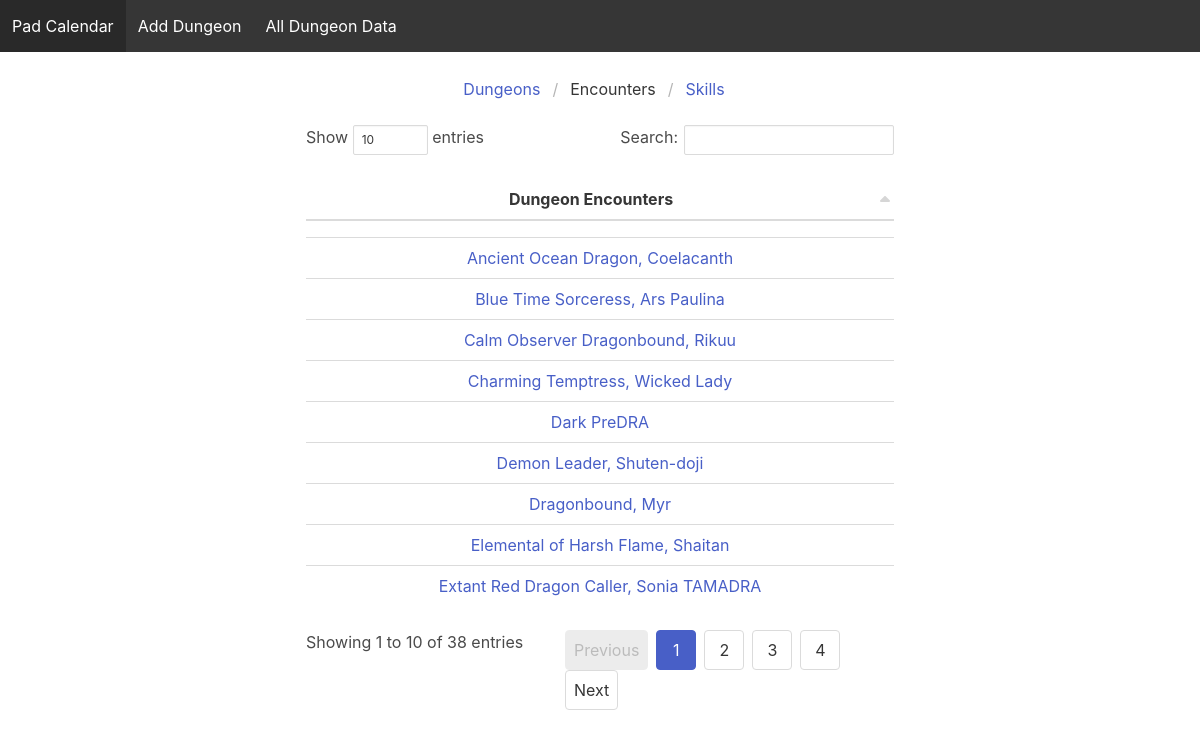
The app's page /all/encounters with its own data.
### dungeon/models.py (models this page shows, shortened)
class Monster(models.Model):
    name = models.CharField(default="", max_length=50)
    hp = models.CharField(default="", max_length=20)
    defense = models.CharField(default="", max_length=20)
    atk = models.CharField(default="", max_length=20)
    jpnTitle = models.CharField(default="", max_length=50)
    altTitle = models.CharField(default="", max_length=50)
    altTitle2 = models.CharField(default="", max_length=50)
    dungeonID = models.IntegerField(default=0)
    skills = models.ManyToManyField(Skill)

### dungeon/views.py (the view)
# urls.py: path('all/encounters', dv.allEncounters),
def allEncounters(request):
    monsters = Monster.objects.order_by('name').all()
    template = 'allEncounters.html'
    context = {'monsters': monsters}
    return render(request, template, context)

### templates/allEncounters.html (shortened to what this page needs)
{% extends 'home.html' %}
{% block content %}
    <nav class="breadcrumb is-centered" aria-label="breadcrumbs" style="margin-top: 25px;">
        <ul>
            <li><a href="/all/dungeons">Dungeons</a></li>
            <li class="is-active"><a href="/all/encounters">Encounters</a></li>
            <li><a href="/all/skills">Skills</a></li>
        </ul>
    </nav>
    <div class="columns is-centered">
        <div class="column is-half">
            <table class="table is-fullwidth" id="myTable">
                <thead>
                <tr>
                    <th class="has-text-centered">Dungeon Encounters</th>
                </tr>
                </thead>
                <tbody>
                {% for monster in monsters %}
                    <tr>
                        <td class="has-text-centered"><a href="/encounter/{{ monster.name }}"> {{ monster.name }} </a></td>
                    </tr>
                {% endfor %}
                </tbody>
            </table>
        </div>
    </div>
{% endblock %}

### records on screen
Monster: name "Ancient Ocean Dragon, Coelacanth"
Monster: name "Blue Time Sorceress, Ars Paulina"
Monster: name "Calm Observer Dragonbound, Rikuu"
Monster: name "Charming Temptress, Wicked Lady"
Monster: name "Dark PreDRA"
Monster: name "Demon Leader, Shuten-doji"
Monster: name "Dragonbound, Myr"
Monster: name "Elemental of Harsh Flame, Shaitan"
Monster: name "Extant Red Dragon Caller, Sonia TAMADRA"
